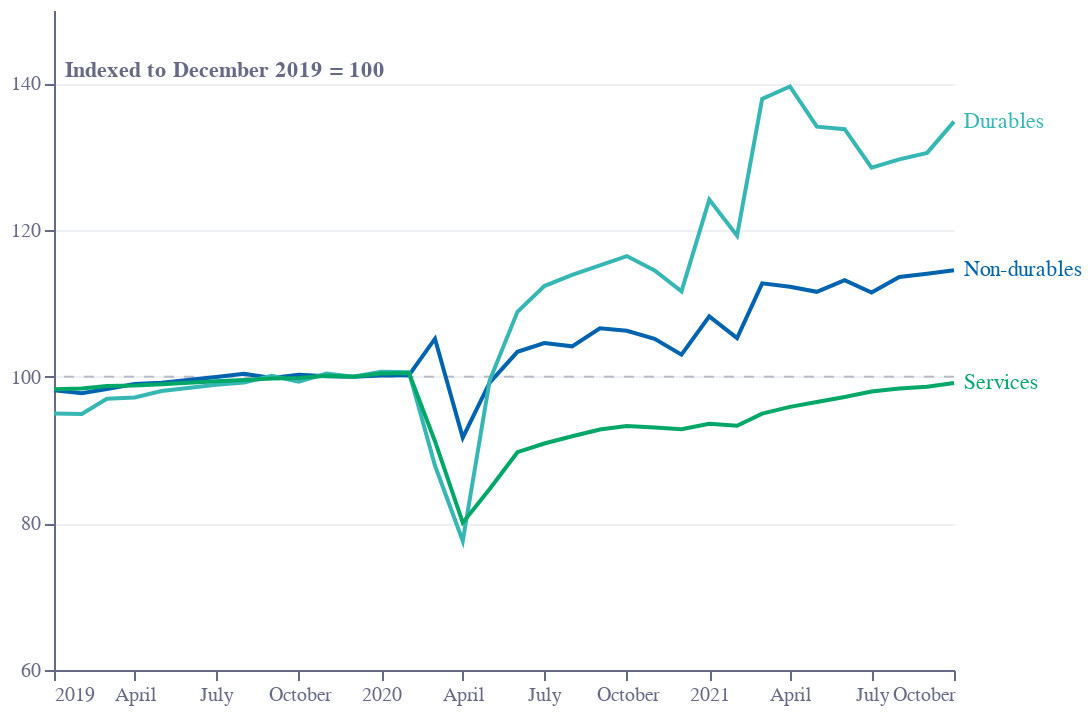

The cell this chart's notebook holds for it:
### Code cell
base = alt.Chart(f4).encode(
    x=alt.X(
        "date:T",
        sort=[],
        axis=alt.Axis(
            grid=False,
            titleAlign="center",
            titleAnchor="middle",
            title="",
            titleY=-15,
            titleX=207,
            labelColor=colors["eco-gray"],
            titleColor=colors["eco-gray"],
            tickColor=colors["eco-gray"],
            domainColor=colors["eco-gray"],
            tickCount=10,
            orient="bottom",
            labelAngle=0,
        ),
    )
)
line = base.mark_line().encode(
    y=alt.Y(
        "value:Q",
        sort=[],
        axis=alt.Axis(
            gridColor=colors["eco-gray"],
            gridOpacity=0.1,
            title="Indexed to December 2019 = 100",
            titleX=5,
            titleY=35,
            titleBaseline="bottom",
            titleAngle=0,
            tickCount=6,
            titleAlign="left",
            labelColor=colors["eco-gray"],
            titleColor=colors["eco-gray"],
            tickColor=colors["eco-gray"],
            domainColor=colors["eco-gray"],
        ),
    ),
    color=alt.Color(
        "durables:N",
        legend=None,
        scale=alt.Scale(
            range=[
                colors["eco-turquiose"],
                colors["eco-mid-blue"],
                colors["eco-green"],
                colors["eco-mid-blue"],
            ]
        ),
    ),
)

labels = (
    line.mark_text(align="left", dx=5)
    .encode(text="durables:N")
    .transform_filter("year(datum.date)==2021")
    .transform_filter("month(datum.date)==9")
)
zeroline = (
    alt.Chart(pd.DataFrame([{"y": 100}]))
    .mark_rule(strokeWidth=1, strokeDash=[5, 5], opacity=0.4, color=colors["eco-gray"])
    .encode(y=alt.Y("y:Q", scale=alt.Scale(domain=[60, 150])))
)
layer1 = (
    ((zeroline + line + labels).properties(height=330, width=450))
    .configure_view(stroke=None)
    .properties(title="")
)
layer1.save("visualisation/" + f + ".json")
layer1.save("visualisation/" + f + ".png")
open("README.md", "a").write(readme)
layer1

### Figure 1 — Vega-Lite specification as saved in the notebook (floating-point values rounded to 4 significant figures)
{"config": {"view": {"continuousWidth": 400, "continuousHeight": 300, "stroke": null}}, "layer": [{"data": {"name": "data-def71e7aedf1e6e3af6a17f72447bf9b"}, "mark": {"type": "rule", "color": "#676A86", "opacity": 0.4, "strokeDash": [5, 5], "strokeWidth": 1}, "encoding": {"y": {"type": "quantitative", "field": "y", "scale": {"domain": [60, 150]}}}}, {"data": {"name": "data-b771c4d628b342de785bd1921426fd0f"}, "mark": "line", "encoding": {"color": {"type": "nominal", "field": "durables", "legend": null, "scale": {"range": ["#36B7B4", "#0063AF", "#00A767", "#0063AF"]}}, "x": {"type": "temporal", "axis": {"domainColor": "#676A86", "grid": false, "labelAngle": 0, "labelColor": "#676A86", "orient": "bottom", "tickColor": "#676A86", "tickCount": 10, "title": "", "titleAlign": "center", "titleAnchor": "middle", "titleColor": "#676A86", "titleX": 207, "titleY": -15}, "field": "date", "sort": []}, "y": {"type": "quantitative", "axis": {"domainColor": "#676A86", "gridColor": "#676A86", "gridOpacity": 0.1, "labelColor": "#676A86", "tickColor": "#676A86", "tickCount": 6, "title": "Indexed to December 2019 = 100", "titleAlign": "left", "titleAngle": 0, "titleBaseline": "bottom", "titleColor": "#676A86", "titleX": 5, "titleY": 35}, "field": "value", "sort": []}}}, {"data": {"name": "data-b771c4d628b342de785bd1921426fd0f"}, "mark": {"type": "text", "align": "left", "dx": 5}, "encoding": {"color": {"type": "nominal", "field": "durables", "legend": null, "scale": {"range": ["#36B7B4", "#0063AF", "#00A767", "#0063AF"]}}, "text": {"type": "nominal", "field": "durables"}, "x": {"type": "temporal", "axis": {"domainColor": "#676A86", "grid": false, "labelAngle": 0, "labelColor": "#676A86", "orient": "bottom", "tickColor": "#676A86", "tickCount": 10, "title": "", "titleAlign": "center", "titleAnchor": "middle", "titleColor": "#676A86", "titleX": 207, "titleY": -15}, "field": "date", "sort": []}, "y": {"type": "quantitative", "axis": {"domainColor": "#676A86", "gridColor": "#676A86", "gridOpacity": 0.1, "labelColor": "#676A86", "tickColor": "#676A86", "tickCount": 6, "title": "Indexed to December 2019 = 100", "titleAlign": "left", "titleAngle": 0, "titleBaseline": "bottom", "titleColor": "#676A86", "titleX": 5, "titleY": 35}, "field": "value", "sort": []}}, "transform": [{"filter": "year(datum.date)==2021"}, {"filter": "month(datum.date)==9"}]}], "height": 330, "title": "", "width": 450, "$schema": "https://vega.github.io/schema/vega-lite/v4.8.1.json", "datasets": {"data-def71e7aedf1e6e3af6a17f72447bf9b": [{"y": 100}], "data-b771c4d628b342de785bd1921426fd0f": [{"date": "2019-01-01", "durables": "Non-durables", "value": "98.15406"}, {"date": "2019-01-01", "durables": "Durables", "value": "94.98897"}, {"date": "2019-01-01", "durables": "Services", "value": "98.29339"}, {"date": "2019-02-01", "durables": "Non-durables", "value": "97.73498"}, {"date": "2019-02-01", "durables": "Durables", "value": "94.91107"}, {"date": "2019-02-01", "durables": "Services", "value": "98.38272"}, {"date": "2019-03-01", "durables": "Non-durables", "value": "98.33034"}, {"date": "2019-03-01", "durables": "Durables", "value": "96.99468"}, {"date": "2019-03-01", "durables": "Services", "value": "98.73062"}, {"date": "2019-04-01", "durables": "Non-durables", "value": "99.0022"}, {"date": "2019-04-01", "durables": "Durables", "value": "97.16344"}, {"date": "2019-04-01", "durables": "Services", "value": "98.78939"}, {"date": "2019-05-01", "durables": "Non-durables", "value": "99.17182"}, {"date": "2019-05-01", "durables": "Durables", "value": "98.03323"}, {"date": "2019-05-01", "durables": "Services", "value": "98.95041"}, {"date": "2019-07-01", "durables": "Non-durables", "value": "99.94013"}, {"date": "2019-07-01", "durables": "Durables", "value": "98.88355"}, {"date": "2019-07-01", "durables": "Services", "value": "99.37236"}, {"date": "2019-08-01", "durables": "Non-durables", "value": "100.39912"}, {"date": "2019-08-01", "durables": "Durables", "value": "99.2081"}, {"date": "2019-08-01", "durables": "Services", "value": "99.55924"}, {"date": "2019-09-01", "durables": "Non-durables", "value": "99.81707"}, {"date": "2019-09-01", "durables": "Durables", "value": "100.12333"}, {"date": "2019-09-01", "durables": "Services", "value": "99.75905"}, {"date": "2019-10-01", "durables": "Non-durables", "value": "100.27606"}, {"date": "2019-10-01", "durables": "Durables", "value": "99.30547"}, {"date": "2019-10-01", "durables": "Services", "value": "99.80842"}, {"date": "2019-11-01", "durables": "Non-durables", "value": "100.06985"}, {"date": "2019-11-01", "durables": "Durables", "value": "100.42191"}, {"date": "2019-11-01", "durables": "Services", "value": "100.11401"}, {"date": "2019-12-01", "durables": "Non-durables", "value": "100"}, {"date": "2019-12-01", "durables": "Durables", "value": "100"}, {"date": "2019-12-01", "durables": "Services", "value": "100"}, {"date": "2020-01-01", "durables": "Non-durables", "value": "100.14302"}, {"date": "2020-01-01", "durables": "Durables", "value": "100.66208"}, {"date": "2020-01-01", "durables": "Services", "value": "100.41607"}, {"date": "2020-02-01", "durables": "Non-durables", "value": "100.18958"}, {"date": "2020-02-01", "durables": "Durables", "value": "100.61015"}, {"date": "2020-02-01", "durables": "Services", "value": "100.49717"}, {"date": "2020-03-01", "durables": "Non-durables", "value": "105.17528"}, {"date": "2020-03-01", "durables": "Durables", "value": "87.88134"}, {"date": "2020-03-01", "durables": "Services", "value": "91.20015"}, {"date": "2020-04-01", "durables": "Non-durables", "value": "91.69494"}, {"date": "2020-04-01", "durables": "Durables", "value": "77.59315"}, {"date": "2020-04-01", "durables": "Services", "value": "80.09309"}, {"date": "2020-05-01", "durables": "Non-durables", "value": "99.18513"}, {"date": "2020-05-01", "durables": "Durables", "value": "99.47423"}, {"date": "2020-05-01", "durables": "Services", "value": "84.69223"}, {"date": "2020-06-01", "durables": "Non-durables", "value": "103.38588"}, {"date": "2020-06-01", "durables": "Durables", "value": "108.8472"}, {"date": "2020-06-01", "durables": "Services", "value": "89.70158"}, {"date": "2020-07-01", "durables": "Non-durables", "value": "104.57327"}, {"date": "2020-07-01", "durables": "Durables", "value": "112.35233"}, {"date": "2020-07-01", "durables": "Services", "value": "90.88986"}, {"date": "2020-08-01", "durables": "Non-durables", "value": "104.13424"}, {"date": "2020-08-01", "durables": "Durables", "value": "113.87771"}, {"date": "2020-08-01", "durables": "Services", "value": "91.87833"}, {"date": "2020-09-01", "durables": "Non-durables", "value": "106.58884"}, {"date": "2020-09-01", "durables": "Durables", "value": "115.18889"}, {"date": "2020-09-01", "durables": "Services", "value": "92.79863"}, {"date": "2020-10-01", "durables": "Non-durables", "value": "106.25291"}, {"date": "2020-10-01", "durables": "Durables", "value": "116.44814"}, {"date": "2020-10-01", "durables": "Services", "value": "93.26642"}, {"date": "2020-11-01", "durables": "Non-durables", "value": "105.15865"}, {"date": "2020-11-01", "durables": "Durables", "value": "114.48137"}, {"date": "2020-11-01", "durables": "Services", "value": "93.05368"}, {"date": "2020-12-01", "durables": "Non-durables", "value": "103.00339"}, {"date": "2020-12-01", "durables": "Durables", "value": "111.63832"}, {"date": "2020-12-01", "durables": "Services", "value": "92.83624"}, {"date": "2021-01-01", "durables": "Non-durables", "value": "108.22524"}, {"date": "2021-01-01", "durables": "Durables", "value": "124.14644"}, {"date": "2021-01-01", "durables": "Services", "value": "93.58024"}, {"date": "2021-02-01", "durables": "Non-durables", "value": "105.25843"}, {"date": "2021-02-01", "durables": "Durables", "value": "119.23277"}, {"date": "2021-02-01", "durables": "Services", "value": "93.30873"}, {"date": "2021-03-01", "durables": "Non-durables", "value": "112.72866"}, {"date": "2021-03-01", "durables": "Durables", "value": "137.86836"}, {"date": "2021-03-01", "durables": "Services", "value": "94.96362"}, {"date": "2021-04-01", "durables": "Non-durables", "value": "112.25637"}, {"date": "2021-04-01", "durables": "Durables", "value": "139.57549"}, {"date": "2021-04-01", "durables": "Services", "value": "95.87687"}, {"date": "2021-05-01", "durables": "Non-durables", "value": "111.56788"}, {"date": "2021-05-01", "durables": "Durables", "value": "134.08412"}, {"date": "2021-05-01", "durables": "Services", "value": "96.54329"}, {"date": "2021-06-01", "durables": "Non-durables", "value": "113.15772"}, {"date": "2021-06-01", "durables": "Durables", "value": "133.74659"}, {"date": "2021-06-01", "durables": "Services", "value": "97.21912"}, {"date": "2021-07-01", "durables": "Non-durables", "value": "111.48473"}, {"date": "2021-07-01", "durables": "Durables", "value": "128.50837"}, {"date": "2021-07-01", "durables": "Services", "value": "97.96782"}, {"date": "2021-08-01", "durables": "Non-durables", "value": "113.60341"}, {"date": "2021-08-01", "durables": "Durables", "value": "129.63131"}, {"date": "2021-08-01", "durables": "Services", "value": "98.39682"}, {"date": "2021-09-01", "durables": "Non-durables", "value": "114.04577"}, {"date": "2021-09-01", "durables": "Durables", "value": "130.52058"}, {"date": "2021-09-01", "durables": "Services", "value": "98.61896"}, {"date": "2021-10-01", "durables": "Non-durables", "value": "114.51806"}, {"date": "2021-10-01", "durables": "Durables", "value": "134.78515"}, {"date": "2021-10-01", "durables": "Services", "value": "99.14905"}]}}
